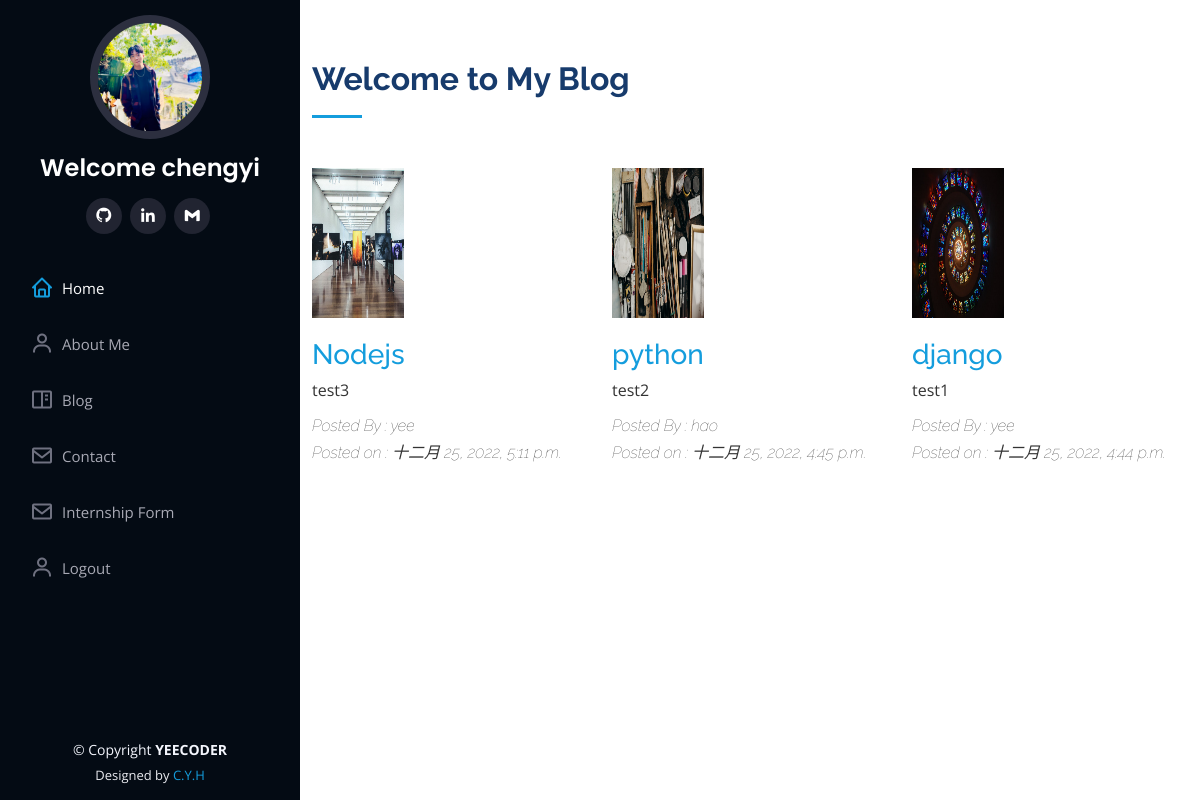
/blog (signed in), run on the app's committed database.
### portfolio/models.py (models this page shows, shortened)
class Blogs(models.Model):
    title = models.CharField(max_length=60)
    catego = models.CharField(max_length=10, null=False)
    description = models.TextField()
    authname = models.CharField(max_length=15)
    img = models.ImageField(upload_to='blog',blank=True,null=True)
    timeStamp = models.DateTimeField(auto_now_add=True)

### portfolio/views.py (the view)
# urls.py: path('blog', views.handleblog, name='handleblog'),
def handleblog(request):
    posts = Blogs.objects.all()
    context = {"posts":posts}
    return render(request, 'handleblog.html',context)

### templates/handleblog.html (shortened to what this page needs)
{% extends 'basic.html' %}
{% block body%}
{% load static %}
<section id="services" class="services">
      <div class="container">
        <div class="section-title">
          <h2>Welcome to My Blog</h2>
        </div>
        <div class="row">
{% for post in posts reversed %}
          <div class="col-lg-4 col-md-6" data-aos="fade-up">
          <div class="col-lg-4" data-aos="fade-right">
            <img src="{{post.img.url}}" style="height: 150px" class="img-fluid" alt="no-image">
          </div>
          <br>
            <h3 class="text-start"><a href="">{{post.title}}</a></h3>
            <p class="text-start">{{post.description}}</p>
            <h6 class="fst-italic fw-lighter">Posted By : {{post.authname}} </h6>
            <h6 class="fst-italic fw-lighter">Posted on : {{post.timeStamp}} </h6>
          </div>
{% endfor %}
        </div>
      </div>
    </section>
{% endblock body%}

### templates/basic.html (shortened to what this page needs)
<!DOCTYPE html>
<html lang="en">
<head>
{% load static %}
  <link href="{% static 'assets/vendor/aos/aos.css' %}" rel="stylesheet">
  <link href="{% static 'assets/vendor/bootstrap/css/bootstrap.min.css' %}" rel="stylesheet">
  <link href="{% static 'assets/vendor/bootstrap-icons/bootstrap-icons.css' %}" rel="stylesheet">
  <link href="{% static 'assets/vendor/boxicons/css/boxicons.min.css' %}" rel="stylesheet">
  <link href="{% static 'assets/vendor/glightbox/css/glightbox.min.css' %}" rel="stylesheet">
  <link href="{% static 'assets/vendor/swiper/swiper-bundle.min.css' %}" rel="stylesheet">
  <link href="{% static 'assets/css/style.css' %}" rel="stylesheet">
</head>
<body>
  <header id="header">
    <div class="d-flex flex-column">
      <div class="profile">
        <img src="{% static 'assets/img/CYY.jpg' %}" alt="" class="img-fluid rounded-circle">
        <h1 class="text-light"><a href="/">Welcome {{user.username}}</a></h1>
        <div class="social-links mt-3 text-center">
          <a href="https://github.com/jasper-CY" class="github" target="_blank"><i class="bx bxl-github"></i></a>
          <a href="https://www.linkedin.com/in/jasper-hsieh-560925195/" class="linkedin" target="_blank"><i class="bx bxl-linkedin"></i></a>
          <a href="mailto:bohao0108@gmail.com" class="gmail" target="_blank"><i class="bx bxl-gmail"></i></a>
        </div>
      </div>
      <nav id="navbar" class="nav-menu navbar">
        <ul>
          <li><a href="/" class="nav-link scrollto active"><i class="bx bx-home"></i> <span>Home</span></a></li>
          <li><a href="/about" class="nav-link scrollto"><i class="bx bx-user"></i> <span>About Me</span></a></li>
          <li><a href="/blog" class="nav-link scrollto"><i class="bx bx-book-content"></i> <span>Blog</span></a></li>
          <li><a href="/contact" class="nav-link scrollto"><i class="bx bx-envelope"></i> <span>Contact</span></a></li>
          <li><a href="/internshipdetails" class="nav-link scrollto"><i class="bx bx-envelope"></i> <span>Internship Form</span></a></li>
          {% if not request.user.is_authenticated %}
          <li><a href="/auth/signup/" class="nav-link scrollto"><i class="bx bx-user"></i> <span>SignUp</span></a></li>
          <li><a href="/auth/login/" class="nav-link scrollto"><i class="bx bx-user"></i> <span>Login</span></a></li>
          {% else %}
          <li><a href="/auth/logout/" class="nav-link scrollto"><i class="bx bx-user"></i> <span>Logout</span></a></li>
          {% endif %}
        </ul>
      </nav>
    </div>
  </header>
  <main id="main">
   {% block body %}
   {% endblock body %}
  </main>
  <footer id="footer">
    <div class="container">
      <div class="copyright">
        &copy; Copyright <strong><span>YEECODER</span></strong>
      </div>
      <div class="credits">
        Designed by <a href="https://bootstrapmade.com/">C.Y.H</a>
      </div>
    </div>
  </footer>
</body>
</html>

### static/assets/css/style.css (style rules this page uses)
body { font-family: "Open Sans", sans-serif,"Helvetica Neue", Helvetica, Arial; color: #333333; line-height: 20px; background-color: #ffffff; }
a { color: #149ddd; text-decoration: none; }
h1, h2, h3, h4, h5, h6 { font-family: "Raleway", sans-serif; }
#header { position: fixed; top: 0; left: 0; bottom: 0; width: 300px; transition: all ease-in-out 0.5s; z-index: 9997; transition: all 0.5s; padding: 0 15px; background: #040b14; overflow-y: auto; }
#header .profile img { margin: 15px auto; display: block; width: 120px; border: 8px solid #2c2f3f; }
#header .profile h1 { font-size: 24px; margin: 0; padding: 0; font-weight: 600; -moz-text-align-last: center; text-align-last: center; font-family: "Poppins", sans-serif; }
#header .profile h1 a, #header .profile h1 a:hover { color: #fff; text-decoration: none; }
#header .profile .social-links a { font-size: 18px; display: inline-block; background: #212431; color: #fff; line-height: 1; padding: 8px 0; margin-right: 4px; border-radius: 50%; text-align: center; width: 36px; height: 36px; transition: 0.3s; }
#main { margin-left: 300px; }
.nav-menu { padding: 30px 0 0 0; }
.nav-menu * { margin: 0; padding: 0; list-style: none; }
.nav-menu>ul>li { position: relative; white-space: nowrap; }
.nav-menu a, .nav-menu a:focus { display: flex; align-items: center; color: #a8a9b4; padding: 12px 15px; margin-bottom: 8px; transition: 0.3s; font-size: 15px; }
.nav-menu a i, .nav-menu a:focus i { font-size: 24px; padding-right: 8px; color: #6f7180; }
.nav-menu a:hover, .nav-menu .active, .nav-menu .active:focus, .nav-menu li:hover>a { text-decoration: none; color: #fff; }
.nav-menu a:hover i, .nav-menu .active i, .nav-menu .active:focus i, .nav-menu li:hover>a i { color: #149ddd; }
section { padding: 60px 0; overflow: hidden; }
.section-title { padding-bottom: 30px; }
.section-title h2 { font-size: 32px; font-weight: bold; margin-bottom: 20px; padding-bottom: 20px; position: relative; color: #173b6c; }
.section-title h2::after { content: ""; position: absolute; display: block; width: 50px; height: 3px; background: #149ddd; bottom: 0; left: 0; }
#footer { padding: 15px; color: #f4f6fd; font-size: 14px; position: fixed; left: 0; bottom: 0; width: 300px; z-index: 9999; background: #040b14; }
#footer .copyright { text-align: center; }
#footer .credits { padding-top: 5px; text-align: center; font-size: 13px; color: #eaebf0; }

### data on the page
Blogs: img (picture), title "Nodejs", description "test3", authname "yee", timeStamp "十二月 25, 2022, 5:11 p.m."
Blogs: img (picture), title "python", description "test2", authname "hao", timeStamp "十二月 25, 2022, 4:45 p.m."
Blogs: img (picture), title "django", description "test1", authname "yee", timeStamp "十二月 25, 2022, 4:44 p.m."

### other printed values
{{ user.username }} "chengyi"
